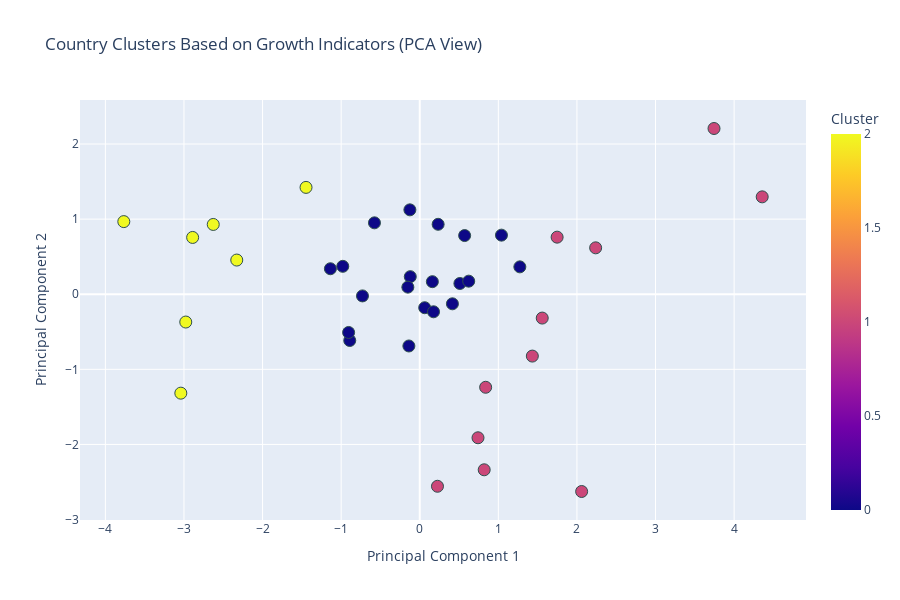

This figure's notebook cell:
### Code cell
# Step 2: Drop rows with missing values in growth columns
growth_columns = [
    'PC_HEALTHXP_GROWTH',
    'PC_GDP_GROWTH',
    'USD_CAP_GROWTH',
    'TOTAL_SPEND_GROWTH',
    'POPULATION_GROWTH'
]

df_clean = df.dropna(subset=growth_columns)

# Step 3: Aggregate by country
country_growth = df_clean.groupby('LOCATION')[growth_columns].mean()

# Step 4: Scale the data
scaler = StandardScaler()
scaled_growth = scaler.fit_transform(country_growth)

# Step 5: Apply K-Means clustering
k = 3
kmeans = KMeans(n_clusters=k, random_state=42)
clusters = kmeans.fit_predict(scaled_growth)
country_growth['Cluster'] = clusters

# Step 6: PCA for 2D visualization
pca = PCA(n_components=2)
pca_result = pca.fit_transform(scaled_growth)
country_growth['PCA1'] = pca_result[:, 0]
country_growth['PCA2'] = pca_result[:, 1]

# Step 7: Interactive scatter plot with Plotly
fig = px.scatter(
    country_growth.reset_index(),
    x='PCA1',
    y='PCA2',
    color='Cluster',
    hover_name='LOCATION',
    title='Country Clusters Based on Growth Indicators (PCA View)',
    labels={'PCA1': 'Principal Component 1', 'PCA2': 'Principal Component 2'},
    width=900,
    height=600
)

fig.update_traces(marker=dict(size=12, line=dict(width=1, color='DarkSlateGrey')))
fig.update_layout(legend_title_text='Cluster')

fig.show()

# Reset index to bring 'LOCATION' (country names or ISO codes) as a column
choropleth_df = country_growth.reset_index()

# Make sure your 'LOCATION' column contains recognized country names or ISO Alpha-3 codes (like 'USA', 'FRA', 'IND')
# If they are country names, set `locations=choropleth_df['LOCATION']` and use `locationmode='country names'`

fig = px.choropleth(
    choropleth_df,
    locations='LOCATION',                 # Country codes or names
    locationmode='ISO-3',         # Use 'ISO-3' if using ISO codes
    color='Cluster',                      # Cluster number to color by
    hover_name='LOCATION',                # Show country name on hover
    #hover_data={"AVG_USD_CAP_GROWTH": True, "AVG_TOTAL_SPEND": True},
    color_continuous_scale='Viridis',     # Or try 'Plasma', 'Cividis', etc.
    title='Country Clusters Based on Growth Metrics'
)

fig.update_layout(
    geo=dict(showframe=False, showcoastlines=True),
    margin=dict(l=0, r=0, t=40, b=0)
)

fig.show()

### Figure 1 — Plotly figure (JSON) as saved in the notebook; plotly's stock layout.template omitted (floating-point values rounded to 4 significant figures)
{"data": [{"hovertemplate": "<b>%{hovertext}</b><br><br>Principal Component 1=%{x}<br>Principal Component 2=%{y}<br>Cluster=%{marker.color}<extra></extra>", "hovertext": ["AUS", "AUT", "BEL", "BGR", "CAN", "CHE", "CRI", "CYP", "CZE", "DEU", "DNK", "ESP", "EST", "FIN", "FRA", "GBR", "GRC", "HRV", "HUN", "IRL", "ISL", "ISR", "ITA", "JPN", "KOR", "LTU", "LUX", "LVA", "MEX", "NLD", "NOR", "POL", "PRT", "ROU", "SVK", "SVN", "SWE", "USA"], "legendgroup": "", "marker": {"color": [0, 0, 0, 1, 0, 1, 2, 1, 0, 1, 0, 0, 1, 0, 0, 0, 0, 2, 2, 2, 2, 1, 0, 0, 1, 1, 1, 1, 0, 2, 0, 0, 0, 1, 2, 0, 0, 0], "coloraxis": "coloraxis", "line": {"color": "DarkSlateGrey", "width": 1}, "size": 12, "symbol": "circle"}, "mode": "markers", "name": "", "orientation": "v", "showlegend": false, "type": "scatter", "x": [-0.1254, 1.274, -1.137, 0.7412, -0.5763, 2.238, -3.766, 1.748, -0.1383, 1.558, -0.9795, 0.4156, 0.8385, 0.5108, -0.1205, 0.1604, -0.7289, -3.04, -2.977, -2.628, -1.447, 4.357, -0.1513, 0.0629, 1.433, 0.8199, 3.744, 2.06, 1.04, -2.328, 0.571, -0.8908, -0.9051, 0.2255, -2.89, 0.1753, 0.2338, 0.6229], "xaxis": "x", "y": [1.124, 0.3644, 0.3395, -1.911, 0.9507, 0.6179, 0.967, 0.7601, -0.6889, -0.3173, 0.3716, -0.1273, -1.239, 0.1432, 0.2342, 0.1674, -0.02213, -1.317, -0.3702, 0.9293, 1.423, 1.297, 0.09465, -0.1794, -0.8233, -2.337, 2.207, -2.626, 0.7869, 0.4553, 0.7813, -0.6158, -0.5088, -2.557, 0.7561, -0.2337, 0.931, 0.1743], "yaxis": "y"}], "layout": {"coloraxis": {"colorbar": {"title": {"text": "Cluster"}}, "colorscale": [[0, "#0d0887"], [0.1111, "#46039f"], [0.2222, "#7201a8"], [0.3333, "#9c179e"], [0.4444, "#bd3786"], [0.5556, "#d8576b"], [0.6667, "#ed7953"], [0.7778, "#fb9f3a"], [0.8889, "#fdca26"], [1, "#f0f921"]]}, "height": 600, "legend": {"title": {"text": "Cluster"}, "tracegroupgap": 0}, "title": {"text": "Country Clusters Based on Growth Indicators (PCA View)"}, "width": 900, "xaxis": {"anchor": "y", "domain": [0, 1], "title": {"text": "Principal Component 1"}}, "yaxis": {"anchor": "x", "domain": [0, 1], "title": {"text": "Principal Component 2"}}}}
